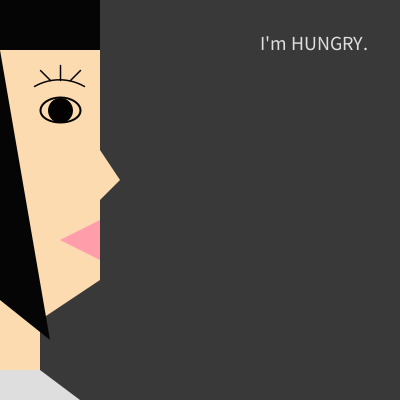
Frame 1 (no input)
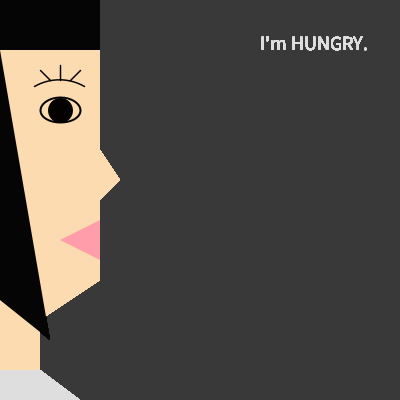
Frame 60 (the mouse pressed at the canvas centre just before this capture)
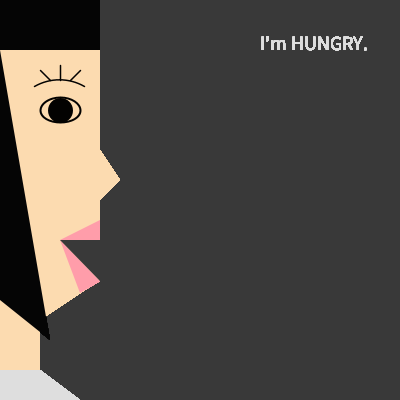
Frame 120 (the mouse held since frame 60 and released just before this capture)

The Processing sketch that drew these frames (run headless with seeded random() and noise(); from frame 60 on, the mouse is pressed at the canvas centre):

// Processing sketch: processing_109343
// ── processing_109343.pde

//hw 2
//Stephanie Park
//seohyunp@andrew.cmu.edu
//© Stephanie Park, 2013

float x = 350;
float y = random (400);

void setup ()
{
  size ( 400, 400 );
  smooth ();
  background ( 57 );
}

void draw ()
{
  face ();
  openMouth ();
}
  
void face ()
{
  //face_upper
  rectMode (CORNER);
  noStroke ();
  fill ( 252, 219, 176 );
  rect ( 0 , 0 , 100 , 200 ); 
  triangle ( 100 , 150 , 120 , 180 , 100 , 200 );
  rect ( 0, 200 , 100 , 80 );
  quad ( 0, 280, 100 , 280 , 40, 320 , 0, 320 );
  rect ( 0 , 320 , 40 , 80);
  fill ( 222 );
  quad ( 0 , 370 , 40 , 370 , 80 , 400 , 0 , 400 );
  
  //I'm hungry
  stroke (250);
  textSize(20);
  text("I'm HUNGRY.", 260, 50); 
  
  //hair
  noStroke ();
  fill ( 5 );
  rect ( 0, 0, 100 , 50);
  triangle ( 0, 50 , 50 , 340 , 0 , 300 );
  
  //eyes
  stroke ( 3 , 2 , 1 );
  strokeWeight (1.5);
  noFill ();
  arc ( 60, 130, 100, 100 , radians (-120), radians (-60));
  line ( 40 , 70 , 50 , 80 );
  line ( 60 , 65 , 60 , 80 );
  line ( 80 , 70 , 70 , 80 );
  strokeWeight (2);
  ellipse ( 60 , 110 , 40 , 25 );
  strokeWeight (5);
  fill ( 3 , 2 , 1 );
  ellipse ( 60 , 110 , 20 , 20 );
  
  //upperlip
  noStroke ();
  fill ( 255 , 157 , 170 );
  triangle ( 100 , 220 , 100 , 240 , 60 ,  240 );
  //bottomlip_close
  triangle ( 60 , 240, 100 , 240 ,  100 , 260 );
}

void openMouth ()
{
if (mousePressed) 
  {
  triangle ( 60 , 240 , 100 , 281 , 80 , 293 );
  fill ( 57 );
  triangle ( 60 , 240, 100 , 240 , 100 , 281 );
  }
}

void keyPressed() 
{
  background ( 57 );
  //burger_bun
  fill ( 222 , 158 , 110 );
  arc ( x , y, 60 , 60 , radians ( -180 ), radians (0) );
  rectMode (CENTER);
  fill ( 237 , 73, 48);
  ellipse ( x , y+15, 55 , 8);
  fill ( 29 , 160 , 27);
  ellipse ( x, y+10, 60 , 10 );
  fill ( 131 , 86 , 60 );
  rect ( x, y+5 , 50 , 10 );
  fill ( 222 , 158 , 110);
  arc ( x , y+18, 60 , 30 , radians ( 0 ), radians (180) );
  if ( key == CODED )
    if(keyCode == UP)
    {
      y = y - 5;
    }
    else if (keyCode == DOWN)
    {
      y = y + 5;
    }
    else if(keyCode == LEFT)
    {
      x = x - 5;
    }
    else if(keyCode == RIGHT){
      x = x + 5;
    }

}
